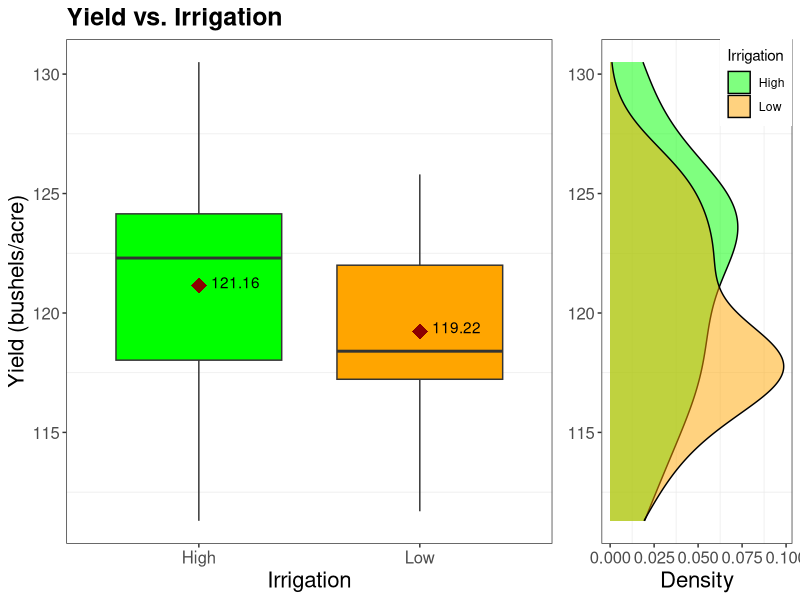
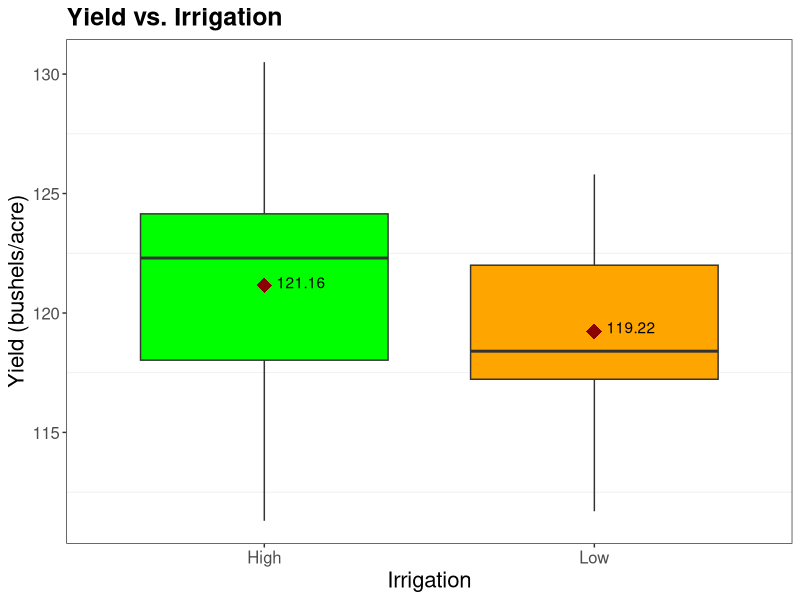
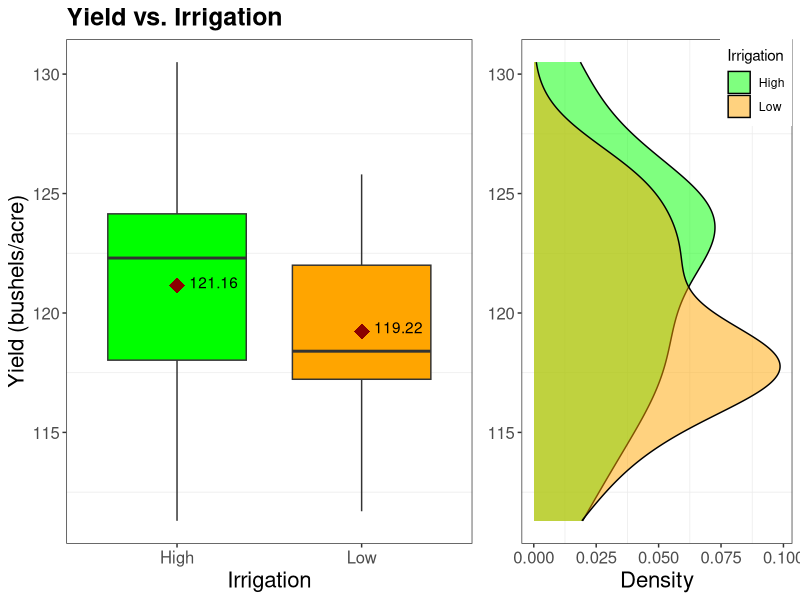

The R script that drew these images, in order:
#Loading Packages required for analysis
require(ggplot2)
require(gridExtra)


#Reading Data from the file
yield <- read.table("yield.txt",sep="",header=TRUE) 

#Initial inspection of data
summary(yield)
meansByIrrigation <- aggregate(Yield~Irrigation,yield,mean)


#Creating Plot
yield.irrigation.plot <- ggplot(data=yield,aes(x=factor(Irrigation,labels=c("High","Low")),y=Yield,fill=Irrigation)) + xlab("Irrigation") +
  ylab("Yield (bushels/acre)") + scale_fill_manual(values=c("green","orange"),
                            guide=guide_legend(title="Irrigation"),labels=c("High","Low"))
yield.boxplot <- yield.irrigation.plot + geom_boxplot() +ggtitle("Yield vs. Irrigation") +
  stat_summary(fun.y=mean,color="darkred",geom="point",shape=18,size=5,
               show_guide=FALSE) +
  stat_summary(fun.y=mean,color="black",geom="text",show_guide=FALSE,
               hjust=-0.25,vjust=c(+0.25,+0.15),aes(label=round(..y..,digits=2))) +
  theme_bw() + theme(axis.text=element_text(size=12),
                     axis.title=element_text(size=16),
                     plot.title=element_text(size=18,face="bold"),
                     panel.grid.major=element_blank(),
                     legend.position="none") +
  scale_y_continuous(limits=c(min(yield$Yield),max(yield$Yield)))

yield.density <- ggplot(data=yield,aes(Yield,fill=Irrigation)) + geom_density(alpha=0.5)+ 
  ylab("Density") +
  coord_flip() + scale_fill_manual(values=c("green","orange"),labels=c("High","Low")) +
  theme_bw() + theme(axis.text=element_text(size=12),
                                                    axis.title=element_text(size=16),
                                                    panel.grid.major=element_blank(),
                     axis.title.y=element_blank(),
                     legend.position=c(1,1),legend.justification=c(1,1))

g1 <- ggplotGrob(yield.boxplot)
g2 <- ggplotGrob(yield.density)

maxHeights <- grid::unit.pmax(g1$heights[2:5],g2$heights[2:5])

g1$heights[2:5] <- as.list(maxHeights)
g2$heights[2:5] <- as.list(maxHeights)
blank<-grid::rectGrob(gp=grid::gpar(col="white"))

finalPlot <- arrangeGrob(g1,g2,ncol=2,widths=c(0.6,0.4))
finalPlot2 <- grid.arrange(g1,g2,ncol=2,widths=c(0.7,0.3))

ggsave(filename="yieldBoxplot.pdf",yield.boxplot,width=8,height=5)

ggsave(filename="yieldCombinePlot.pdf",plot=finalPlot,width=8,height=5)

pdf("yieldCombinePlot.pdf",width=11,height=8)
plot(finalPlot)
dev.off()





yield.irrigation.variety.plot <- ggplot(data=yield,aes())

